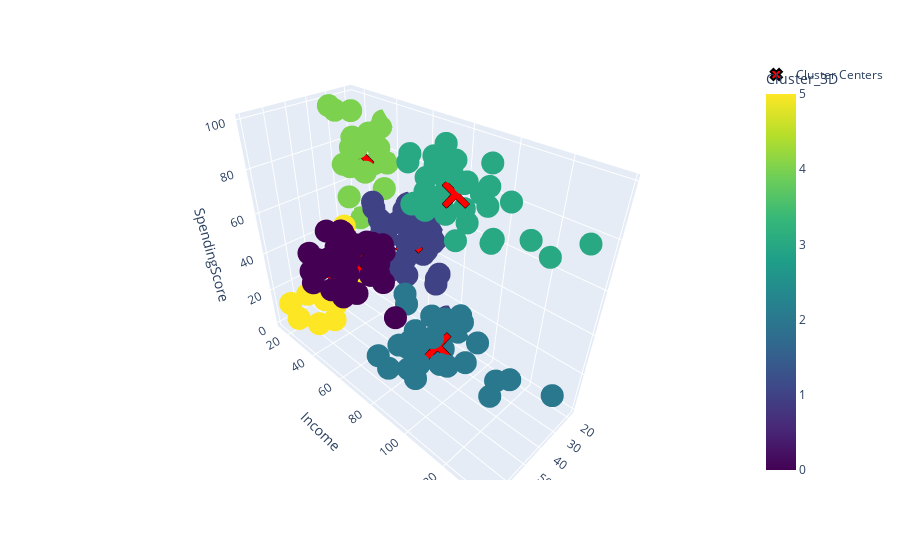

This figure's notebook cell:
### Markdown cell above
Alternative interactive 3D visualization:

### Code cell
import plotly.graph_objects as go
import plotly.express as px

# --- We assume 'df' has the 'Cluster_3D' column ---
# --- and 'centers_original_3D' (unscaled) is in memory ---

# 1. Create the main scatter plot using Plotly Express
# This plots all the individual data points (our customers)
fig = px.scatter_3d(
    df, 
    x='Age', 
    y='Income', 
    z='SpendingScore',
    color='Cluster_3D',  # Color the dots by their cluster
    color_continuous_scale='viridis', # Use the same color map
)

# 2. Add the Cluster Centers as a separate "trace"
# We plot these as large, red 'X' markers
fig.add_trace(go.Scatter3d(
    x=centers_original_3D[:, 0], # Age
    y=centers_original_3D[:, 1], # Income
    z=centers_original_3D[:, 2], # SpendingScore
    mode='markers',
    marker=dict(
        color='red',
        symbol='x',
        size=10,
        line=dict(color='black', width=2)
    ),
    name='Cluster Centers'
))

# 3. Show the interactive plot
fig.show()

### Figure 1 — Plotly figure (JSON) as saved in the notebook; plotly's stock layout.template omitted (floating-point values rounded to 4 significant figures; data arrays with more than 128 entries replaced by an {"elided": "..."} marker saying what was removed)
{"data": [{"hovertemplate": "Age=%{x}<br>Income=%{y}<br>SpendingScore=%{z}<br>Cluster_3D=%{marker.color}<extra></extra>", "legendgroup": "", "marker": {"color": {"elided": "200 int values"}, "coloraxis": "coloraxis", "symbol": "circle"}, "mode": "markers", "name": "", "scene": "scene", "showlegend": false, "type": "scatter3d", "x": {"elided": "200 int values"}, "y": {"elided": "200 int values"}, "z": {"elided": "200 int values"}}, {"marker": {"color": "red", "line": {"color": "black", "width": 2}, "size": 10, "symbol": "x"}, "mode": "markers", "name": "Cluster Centers", "type": "scatter3d", "x": [56.33, 26.79, 41.94, 32.69, 25, 45.52], "y": [54.27, 57.1, 88.94, 86.54, 25.26, 26.29], "z": [49.07, 48.13, 16.97, 82.13, 77.61, 19.38]}], "layout": {"coloraxis": {"colorbar": {"title": {"text": "Cluster_3D"}}, "colorscale": [[0, "#440154"], [0.1111, "#482878"], [0.2222, "#3e4989"], [0.3333, "#31688e"], [0.4444, "#26828e"], [0.5556, "#1f9e89"], [0.6667, "#35b779"], [0.7778, "#6ece58"], [0.8889, "#b5de2b"], [1, "#fde725"]]}, "legend": {"tracegroupgap": 0}, "margin": {"t": 60}, "scene": {"domain": {"x": [0, 1], "y": [0, 1]}, "xaxis": {"title": {"text": "Age"}}, "yaxis": {"title": {"text": "Income"}}, "zaxis": {"title": {"text": "SpendingScore"}}}}}
